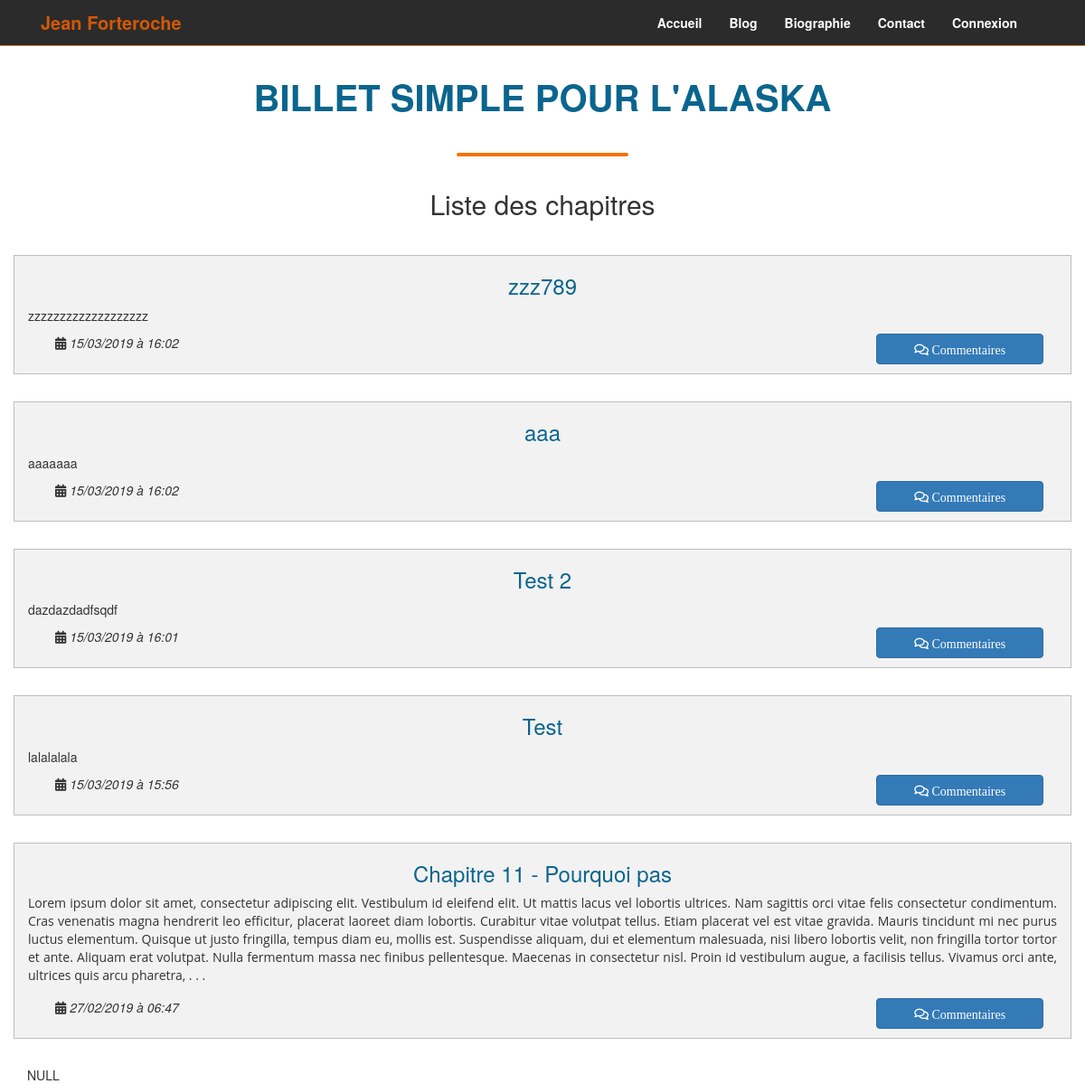
The page /index.php?action=blog on the database as committed earlier.
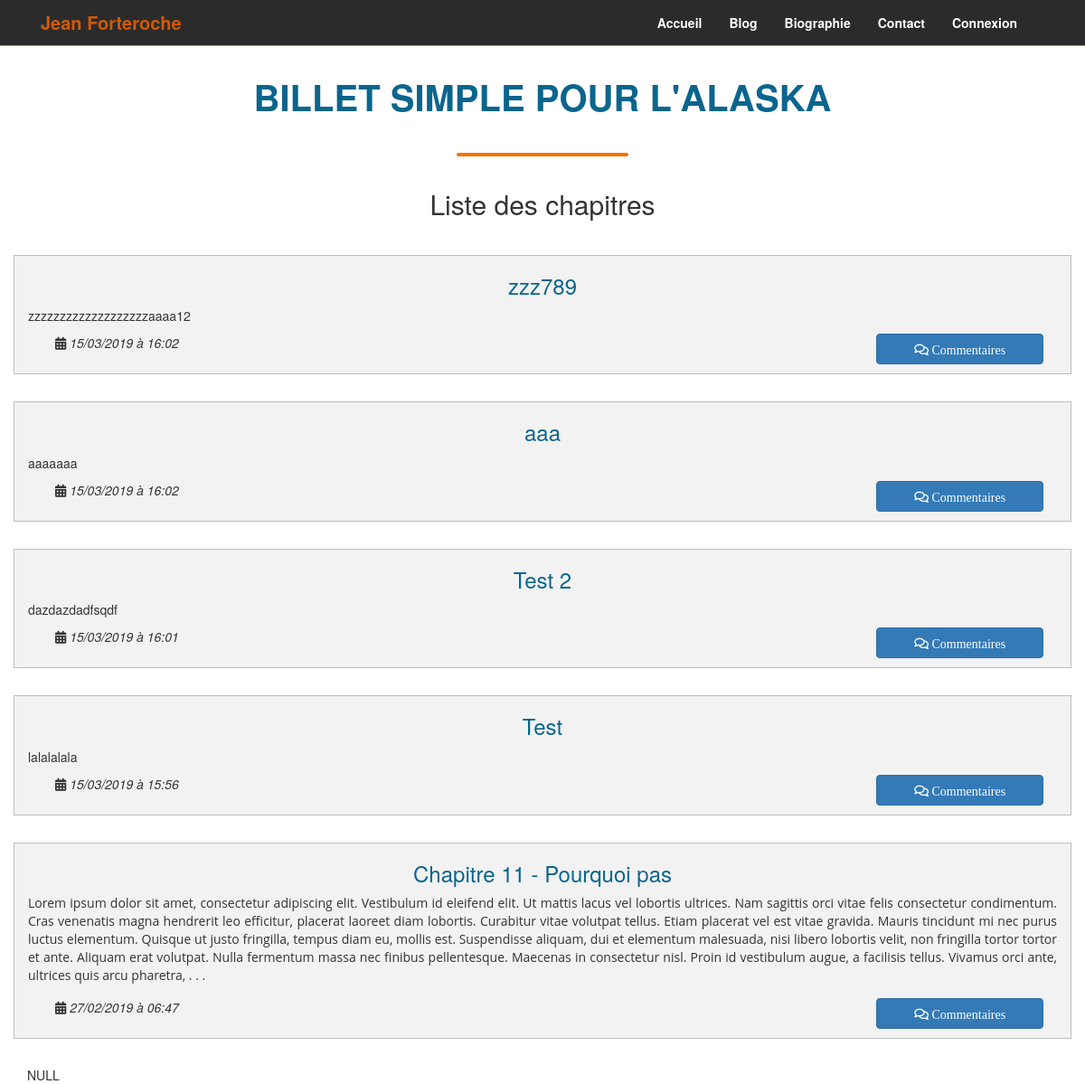
The same page on the database as committed later.
### tables this page shows
CREATE TABLE IF NOT EXISTS `billets` (
  `id` int(11) NOT NULL AUTO_INCREMENT,
  `titre` varchar(255) NOT NULL,
  `contenu` text NOT NULL,
  `date_creation` datetime NOT NULL,
  PRIMARY KEY (`id`)
);

### view/vue.php (called while the page is built, shortened)
<?php
class Vue {
private $fichier;
public function __construct($action) {
    $this->fichier = "view/vue" . $action . ".php";
}
public function generer($donnees) {
    $vue = $this->genererFichier($this->fichier, $donnees);
}
private function genererFichier($fichier, $donnees) {
    if (file_exists($fichier)) {
        extract($donnees);
        require $fichier;
        return ob_get_clean();
    }
    else {
        throw new Exception("Fichier '$fichier' introuvable");
    }
}
}

### Controleur/controleurBlog.php (called while the page is built, shortened)
<?php
require_once 'view/vue.php';
class ControleurBlog {
    private $billets;
    public function __construct() {
        $this->billets = new Billet();
    }
    public function blog() {
        $page = (!empty($_GET['page']) ? $_GET['page'] : 1);
        $limite = 5;
        $allBillets = $this->billets->getChapters($page, $limite);
        $vue = new Vue("Blog");
        $vue->generer(array('getChapters' => $allBillets));
    }
}

### Controleur/routeur.php (called while the page is built, shortened)
<?php
require_once 'Controleur/controleurAccueil.php';
require_once 'Controleur/controleurBlog.php';
require_once 'Controleur/controleurBillet.php';
require_once 'view/vue.php';
class Routeur {
    private $ctrlAccueil;
    private $ctrlBlog;
    private $ctrlBio;
    private $ctrlContact;
    private $ctrlConnexion;
    private $ctrlInscription;
    private $ctrlDeconnexion;
    private $ctrlBillet;
    private $ctrlAdminUpdateBillet;
    private $ctrlUpdateComment;
    private $ctrlCreateBillet;
    private $ctrlAdminComments;
    private $ctrlAdminMembers;
    private $ctrlChangePassword;
    private $ctrlMention;
    public function __construct() {
        $this->ctrlAccueil = new ControleurAccueil();
        $this->ctrlBlog = new ControleurBlog();
        $this->ctrlBio = new ControleurBio();
        $this->ctrlContact = new ControleurContact();
        $this->ctrlConnexion = new ControleurConnexion();
        $this->ctrlInscription = new ControleurInscription();
        $this->ctrlDeconnexion = new ControleurDeconnexion();
        $this->ctrlBillet = new ControleurBillet();
        $this->ctrlAdminUpdateBillet = new ControleurAdminUpdateBillet();
        $this->ctrlUpdateComment = new ControleurUpdateComment();
        $this->ctrlCreateBillet = new ControleurCreateBillet();
        $this->ctrlAdminComments = new ControleurAdminComments();
        $this->ctrlAdminMembers = new ControleurAdminMembers();
        $this->ctrlChangePassword = new ControleurChangePassword();
        $this->ctrlMention = new ControleurMention();
      }
    public function routerRequete() {
        try {
            if (isset($_GET['action'])) {
                if ($_GET['action'] == 'blog') {
                    $this->ctrlBlog->blog();
                }
                elseif ($_GET['action'] == 'bio') {
                    $this->ctrlBio->biographie();
                }
                elseif ($_GET['action'] == 'contact') {
                    $this->ctrlContact->contact();
                }
                elseif ($_GET['action'] == 'connexion') {
                    $this->ctrlConnexion->connexion();
                }
                elseif ($_GET['action'] == 'inscription') {
                    $this->ctrlInscription->inscription();
                }
                elseif ($_GET['action'] == 'deconnexion') {
                    $this->ctrlDeconnexion->deconnexion();
                }
                elseif ($_GET['action'] == 'article') {
                    $this->ctrlBillet->billet();
                }
                elseif ($_GET['action'] == 'updateBillet') {
                    $this->ctrlAdminUpdateBillet->adminUpdateBillets();
                }
                elseif ($_GET['action'] == 'updateComment') {
                    $this->ctrlUpdateComment->updateComment();
                }
                elseif ($_GET['action'] == 'createBillet') {
                    $this->ctrlCreateBillet->adminCreateBillet();
                }
                elseif ($_GET['action'] == 'adminComments') {
                    $this->ctrlAdminComments->adminComments();
                }
                elseif ($_GET['action'] == 'adminMembers') {
                    $this->ctrlAdminMembers->adminMembers();
                }
                elseif ($_GET['action'] == 'changePassword') {
                    $this->ctrlChangePassword->changePassword();
                }
                elseif ($_GET['action'] == 'mentions') {
                    $this->ctrlMention->mentionsLegales();
                }
            }
            else {
                $this->ctrlAccueil->accueil();
            }
        }
        catch (Exception $e) {
            $this->erreur($e->getMessage());
        }
    }
}

### index.php (called while the page is built, shortened)
<?php
require 'Controleur/routeur.php';
$routeur = new Routeur();
$routeur->routerRequete();

### Modele/Modele.php (called while the page is built, shortened)
<?php
abstract class Modele {
    private $bdd;
    protected function executerRequete($sql, $params = null) {
        if ($params == null) {
            $resultat = $this->getDbConnect()->query($sql);
        }
        else {
            $resultat = $this->getDbConnect()->prepare($sql);
            $resultat->execute($params);
        }
        return $resultat;
    }
    private function getDbConnect() {
        if ($this->bdd == null) {
        $this->bdd = new PDO('mysql:host=localhost;dbname=db_p3_jean_f;charset=utf8',
            'root', '', array(PDO::ATTR_ERRMODE => PDO::ERRMODE_EXCEPTION));
        }
        return $this->bdd;
    }
}

### Modele/billet.php (called while the page is built, shortened)
<?php
require_once 'Modele/modele.php';
class Billet extends Modele {
    public function getChapters($page, $limite) {
        $sql = 'SELECT id, titre, contenu, DATE_FORMAT(date_creation, \'%d/%m/%Y à %H:%i\') AS date_creation_fr FROM billets ORDER BY date_creation DESC LIMIT 5';
        $billets = $this->executerRequete($sql, array());
        return $billets;
    }
}

### view/vueBlog.php (the view, shortened to what the changed rows need)
<?php include("includes/head.php"); ?>
<body>
    <div class="corps">
        <div class="container">
            <h1 class="title-blog">BILLET SIMPLE POUR L'ALASKA</h1>
            <h2 class="chapitre-blog">Liste des chapitres</h2>
        </div>
            <?php
            while ($donnees = $getChapters->fetch())
            {
            ?>
            <div id="news-article" class="container">
                <a href="?action=article&amp;billet=<?php echo $donnees['id']; ?>" id="title-article"><h3><?php echo html_entity_decode($donnees['titre']); ?></h3></a>
                <p id="contenu-article">
                <?php
                $description = $donnees['contenu'];
                if (strlen($description) > 900) {
                    $apercu_description =  substr($description, 0, 900);
                    echo  $apercu_description .". . ." ;
                }
                else{
                    echo $description ;
                }
                ?>
                </p>
                <div class="col-xs-12">
                    <em id="date-article" class="col-xs-5 col-sm-4 col-md-3 col-lg-2"><span class="fas fa-calendar-alt"></span> <?php echo $donnees['date_creation_fr']; ?></em>
                    <a href="?action=article&amp;billet=<?php echo $donnees['id']; ?>" id="commentaire-article" class="btn btn-primary btn-md col-xs-6 col-sm-5 col-md-3 col-lg-2 pull-right"><span class="far fa-comments"> Commentaires</span></a>
                </div>
            </div>
            <?php
            }
            ?>
                        ?>— <a href="?action=blog&amp;page=<?php echo $page + 1; ?>">Page suivante</a><?php
                    var_dump($pageNum);
                    die;
                ?>

Rows that differ between the two databases and show on the page:
changed billets "zzz789": contenu "zzzzzzzzzzzzzzzzzzz" → "zzzzzzzzzzzzzzzzzzzaaaa12"
